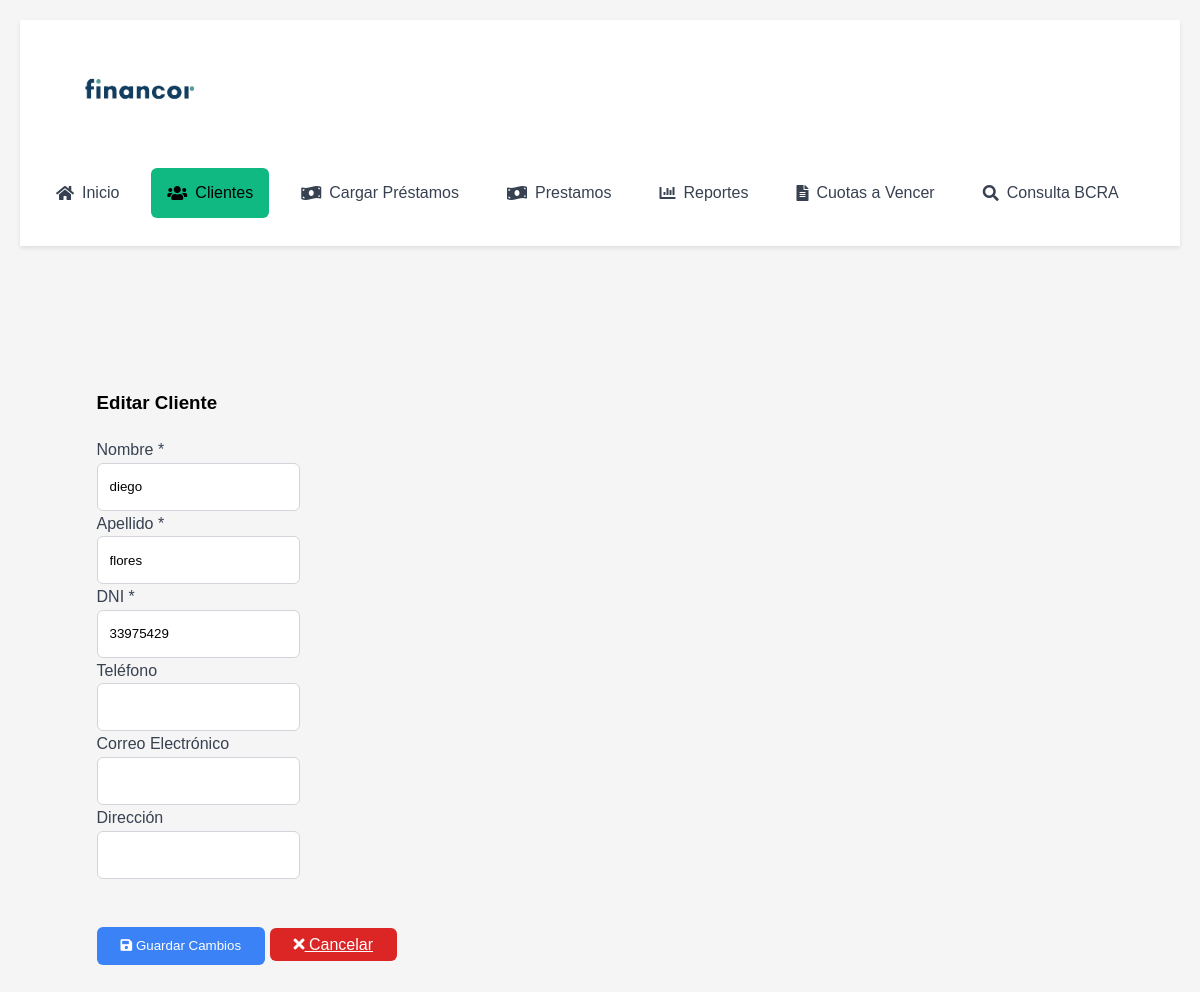
Page /cliente/editar/1 on the committed database.
### models.py (models this page shows, shortened)
class Cliente(db.Model):
    __tablename__ = 'cliente'
    id_cliente = db.Column(db.Integer, primary_key=True)
    nombre = db.Column(db.String(100), nullable=False)
    apellido = db.Column(db.String(100), nullable=False)
    dni = db.Column(db.String(20), unique=True, nullable=False)
    telefono = db.Column(db.String(20))
    direccion = db.Column(db.String(200))
    correo_electronico = db.Column(db.String(120))
    documentacion_verificada = db.Column(db.Boolean, default=False)
    fecha_registro = db.Column(db.DateTime, default=datetime.utcnow, nullable=False)
    activo = db.Column(db.Boolean, default=True)
    prestamos = db.relationship('Prestamo', backref='cliente', lazy=True)

### app.py (the view, shortened to what this page needs)
@app.route('/cliente/editar/<int:id>', methods=['GET', 'POST'])
def editar_cliente(id):
    cliente = Cliente.query.get_or_404(id)
    return render_template('cliente_editar.html',
                         cliente=cliente,
                         active_page='clientes')

### templates/cliente_editar.html (shortened to what this page needs)
{% extends "layout.html" %}
{% block content %}
<div class="container mt-5">
    <div class="card shadow-sm">
        <div class="card-body">
            <h3 class="card-title mb-4">Editar Cliente</h3>
            <form method="POST" class="needs-validation" novalidate>
                <div class="row g-3">
                    <div class="col-12">
                        <div class="row align-items-center mb-3">
                            <div class="col-md-3">
                                <label for="nombre" class="form-label mb-0">Nombre *</label>
                            </div>
                            <div class="col-md-9">
                                <input type="text" class="form-control" id="nombre" name="nombre"
                                    value="{{ cliente.nombre }}" required>
                            </div>
                        </div>
                        <div class="row align-items-center mb-3">
                            <div class="col-md-3">
                                <label for="apellido" class="form-label mb-0">Apellido *</label>
                            </div>
                            <div class="col-md-9">
                                <input type="text" class="form-control" id="apellido" name="apellido"
                                    value="{{ cliente.apellido }}" required>
                            </div>
                        </div>
                        <div class="row align-items-center mb-3">
                            <div class="col-md-3">
                                <label for="dni" class="form-label mb-0">DNI *</label>
                            </div>
                            <div class="col-md-9">
                                <input type="text" class="form-control" id="dni" name="dni" value="{{ cliente.dni }}"
                                    required maxlength="8">
                            </div>
                        </div>
                        <div class="row align-items-center mb-3">
                            <div class="col-md-3">
                                <label for="telefono" class="form-label mb-0">Teléfono</label>
                            </div>
                            <div class="col-md-9">
                                <input type="tel" class="form-control" id="telefono" name="telefono"
                                    value="{{ cliente.telefono }}">
                            </div>
                        </div>
                        <div class="row align-items-center mb-3">
                            <div class="col-md-3">
                                <label for="correo_electronico" class="form-label mb-0">Correo Electrónico</label>
                            </div>
                            <div class="col-md-9">
                                <input type="email" class="form-control" id="correo_electronico"
                                    name="correo_electronico" value="{{ cliente.correo_electronico }}">
                            </div>
                        </div>
                        <div class="row align-items-center mb-3">
                            <div class="col-md-3">
                                <label for="direccion" class="form-label mb-0">Dirección</label>
                            </div>
                            <div class="col-md-9">
                                <input type="text" class="form-control direccion" id="direccion" name="direccion"
                                    value="{{ cliente.direccion }}">
                            </div>
                        </div>
                    </div>
                </div>
                <div class="mt-5 d-flex gap-2">
                    <button type="submit" class="btn btn-primary">
                        <i class="fas fa-save"></i> Guardar Cambios
                    </button>
                    <a href="{{ url_for('clientes') }}" class="btn btn-danger">
                        <i class="fas fa-times"></i> Cancelar
                    </a>
                </div>
            </form>
        </div>
    </div>
</div>
{% endblock %}

### templates/layout.html (style rules this page uses)
html { font-family: inherit; }
* { font-family: inherit; }
body { margin: 0; padding: 0; background-color: #f5f5f5; }
.container { max-width: 95% !important; margin: 20px auto; padding: 0 20px; }
body { font-family: Arial, sans-serif; margin: 20px; line-height: 1.6; }
.container { max-width: 800px; margin: 0 auto; padding: 20px; }
button { background-color: #4CAF50; color: white; padding: 10px 20px; border: none; border-radius: 4px; cursor: pointer; }
input, button, select, textarea { font-family: inherit; }
.card { margin: 1rem auto; width: 100%; }
.card-body { padding: 1.25rem; }

### templates/cliente_editar.html (style rules this page uses)
.card { border: none; border-radius: 10px; }
.form-label { color: #374151; font-weight: 500; }
.row.align-items-center { min-height: 38px; }
.form-control { border-radius: 6px; border: 1px solid #D1D5DB; padding: 0.5rem 0.75rem; height: 30px; max-width: 600px; }
.btn { padding: 0.5rem 1.5rem; height: 38px; font-weight: 500; border-radius: 6px; transition: all 0.2s ease-in-out; }
.btn-primary { background-color: #3B82F6; border-color: #3B82F6; }
.btn-danger { background-color: #DC2626; border-color: #DC2626; color: white; }
.mt-5 { margin-top: 3rem !important; }
.d-flex.gap-2 { gap: 0.75rem !important; }
input[type="email"], input[type="text"].direccion { max-width: 700px; }

### rows in the picture
Cliente: nombre "diego", apellido "flores", dni "33975429"
